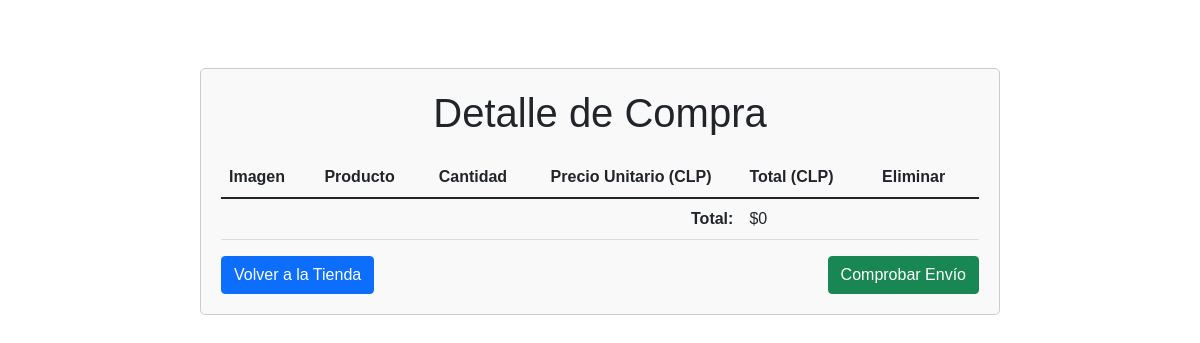
Before: /detalleCompra/ (signed in) with the older database file.
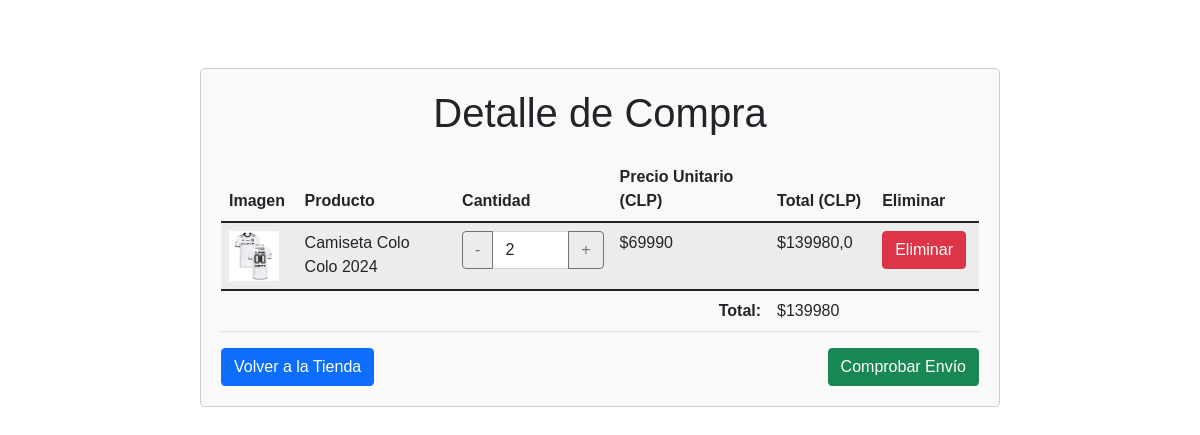
After: the same page with the newer database file.
### aplicacion/models.py (models this page shows, shortened)
class CarritoItem(models.Model):
    carrito = models.ForeignKey(Carrito, on_delete=models.CASCADE)
    producto = models.ForeignKey(Camiseta, on_delete=models.CASCADE)
    cantidad = models.PositiveIntegerField(default=1)

class Camiseta(models.Model):
    id = models.IntegerField(primary_key=True, null=False)
    nombre = models.CharField(max_length=100)
    imagen = models.ImageField(upload_to='adTienda')
    precio = models.DecimalField(max_digits=8, decimal_places=0)
    tallas = models.CharField(max_length=100)

### aplicacion/views.py (the view)
# urls.py: path('detalleCompra/',detalleCompra,name='detalleCompra'),
@login_required
def detalleCompra(request):
    carrito, created = Carrito.objects.get_or_create(usuario=request.user)
    carrito_items = CarritoItem.objects.filter(carrito=carrito)
    context = {'carrito_items': carrito_items}
    return render(request, "aplicacion/detalleCompra.html", context)

### aplicacion/templatetags/custom_filters.py (called while the page is built)
@register.filter(name='multiply')
def multiply(value, arg):
    try:
        return float(value) * float(arg)
    except (ValueError, TypeError):
        return 0  # or handle errors as needed

@register.filter
def total_precio(carrito_items):
    return sum(item.producto.precio * item.cantidad for item in carrito_items)

### aplicacion/templates/aplicacion/detalleCompra.html (shortened to what this page needs)
{% load static %}
{% load custom_filters %}
<!DOCTYPE html>
<html lang="es">
<head>
    <link rel="stylesheet" href="https://cdnjs.cloudflare.com/ajax/libs/font-awesome/5.15.3/css/all.min.css">
    <link rel="stylesheet" href="https://stackpath.bootstrapcdn.com/bootstrap/5.1.3/css/bootstrap.min.css">
    <link rel="stylesheet" href="{% static 'aplicacion/css/detalleCompra.css' %}">
</head>
<body>
    <div class="container mt-5">
        <h1>Detalle de Compra</h1>
        <table class="table table-striped">
            <thead>
                <tr>
                    <th>Imagen</th>
                    <th>Producto</th>
                    <th>Cantidad</th>
                    <th>Precio Unitario (CLP)</th>
                    <th>Total (CLP)</th>
                    <th>Eliminar</th>
                </tr>
            </thead>
            <tbody>
                {% for item in carrito_items %}
                <tr id="item-{{ item.id }}" class="fila-item">
                    <td><img src="{{ item.producto.imagen.url }}" alt="{{ item.producto.nombre }}" width="50"></td>
                    <td>{{ item.producto.nombre }}</td>
                    <td>
                        <div class="input-group">
                            <button class="btn btn-outline-secondary restar-cantidad" data-id="{{ item.id }}">-</button>
                            <input type="number" class="form-control input-cantidad" value="{{ item.cantidad }}" min="1" data-id="{{ item.id }}">
                            <button class="btn btn-outline-secondary sumar-cantidad" data-id="{{ item.id }}">+</button>
                        </div>
                    </td>
                    <td class="precio-unitario">${{ item.producto.precio }}</td>
                    <td class="precio-total">${{ item.cantidad|multiply:item.producto.precio }}</td>
                    <td><button class="btn btn-danger btn-eliminar" data-id="{{ item.id }}">Eliminar</button></td>
                </tr>
                {% endfor %}
            </tbody>
            <tfoot>
                <tr>
                    <td colspan="4" class="text-end"><strong>Total:</strong></td>
                    <td class="total-carrito">${{ carrito_items|total_precio }}</td>
                    <td></td>
                </tr>
            </tfoot>
        </table>
        <div class="d-flex justify-content-between">
            <a href="{% url 'TiendaOnline' %}" class="btn btn-primary">Volver a la Tienda</a>
            <a href="{% url 'Envio' %}" class="btn btn-success">Comprobar Envío</a>
        </div>
    </div>
</body>
</html>

Changed rows visible on the page:
added CarritoItem: producto.imagen (picture), producto.nombre "Camiseta Colo Colo 2024", cantidad "2", producto.precio "69990", cantidad|multiply "139980,0", producto+cantidad "139980"
Other visible differences:
{{ carrito_items|total_precio }}: "0" → (not shown)
